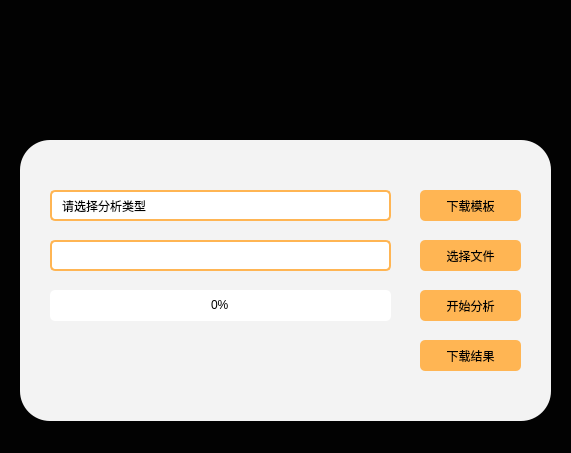
<?xml version="1.0" encoding="UTF-8"?>
<ui version="4.0">
 <class>mainWindow</class>
 <widget class="QMainWindow" name="mainWindow">
  <property name="geometry">
   <rect>
    <x>0</x>
    <y>0</y>
    <width>571</width>
    <height>453</height>
   </rect>
  </property>
  <property name="windowTitle">
   <string>MainWindow</string>
  </property>
  <property name="styleSheet">
   <string notr="true">background-color: rgb(2, 2, 2);</string>
  </property>
  <widget class="QWidget" name="mainWidget">
   <widget class="QWidget" name="centerWidget" native="true">
    <property name="geometry">
     <rect>
      <x>20</x>
      <y>140</y>
      <width>531</width>
      <height>281</height>
     </rect>
    </property>
    <property name="styleSheet">
     <string notr="true">QWidget {
	background-color: rgb(243, 243, 243);
	border-radius:30px;
}
</string>
    </property>
    <widget class="QLineEdit" name="uploadLineEdit">
     <property name="geometry">
      <rect>
       <x>30</x>
       <y>100</y>
       <width>341</width>
       <height>31</height>
      </rect>
     </property>
     <property name="styleSheet">
      <string notr="true">QLineEdit {
	border: 2px solid #ffb553;
	border-radius:5px;
	background-color: rgb(255, 255, 255);
}</string>
     </property>
    </widget>
    <widget class="QProgressBar" name="analysisProgressBar">
     <property name="geometry">
      <rect>
       <x>30</x>
       <y>150</y>
       <width>341</width>
       <height>31</height>
      </rect>
     </property>
     <property name="styleSheet">
      <string notr="true">QProgressBar {
	border-radius:5px;
	border-style: solid;
	background-color: rgb(255, 255, 255);
	text-align: center;
}

QProgressBar::chunk {
	border-radius:5px;
	background-color: rgb(255, 181, 83);
}
</string>
     </property>
     <property name="value">
      <number>0</number>
     </property>
    </widget>
    <widget class="QComboBox" name="templateComboBox">
     <property name="geometry">
      <rect>
       <x>30</x>
       <y>50</y>
       <width>341</width>
       <height>31</height>
      </rect>
     </property>
     <property name="styleSheet">
      <string notr="true">QComboBox {
	background-color: rgb(255, 255, 255);
	border: 2px solid #ffb553;
	border-radius: 5px;
	padding-left: 10px;
	font:16px,微软雅黑;
	color: rgb(0, 0, 0);
}

QComboBox:drop-down {
	border: 0px;
}

QComboBox:on {
	border: 4px solid #ff9900;
}

QComboBox:down-arrow {
	image: url(:/arrow/dropdown.png);
	width: 12px;
	height: 12px;
}


QListView {
	background-color: rgb(255, 255, 255);
	padding: 5px;
	outline: 0px;
	color: rgb(0, 0, 0);
}



</string>
     </property>
     <property name="currentIndex">
      <number>0</number>
     </property>
     <property name="placeholderText">
      <string/>
     </property>
     <item>
      <property name="text">
       <string>请选择分析类型</string>
      </property>
     </item>
     <item>
      <property name="text">
       <string>竞品标题分析</string>
      </property>
     </item>
     <item>
      <property name="text">
       <string>评论内容分析</string>
      </property>
     </item>
     <item>
      <property name="text">
       <string>ABA搜索词分析</string>
      </property>
     </item>
     <item>
      <property name="text">
       <string>搜索词报告分析</string>
      </property>
     </item>
    </widget>
    <widget class="QPushButton" name="uploadFileButton">
     <property name="geometry">
      <rect>
       <x>400</x>
       <y>100</y>
       <width>101</width>
       <height>31</height>
      </rect>
     </property>
     <property name="styleSheet">
      <string notr="true">QPushButton {
	background-color: rgb(255, 181, 83);
	border-radius:5px;
	font:15px,微软雅黑;
	color: rgb(0, 0, 0);
}
QPushButton:hover{
	border: 3px solid #ff9900;
	font:16px,微软雅黑;
	font-weight: bold;
}
</string>
     </property>
     <property name="text">
      <string>选择文件</string>
     </property>
    </widget>
    <widget class="QPushButton" name="downloadResultButton">
     <property name="geometry">
      <rect>
       <x>400</x>
       <y>200</y>
       <width>101</width>
       <height>31</height>
      </rect>
     </property>
     <property name="styleSheet">
      <string notr="true">QPushButton {
	background-color: rgb(255, 181, 83);
	border-radius:5px;
	font:15px,微软雅黑;
	color: rgb(0, 0, 0);
}
QPushButton:hover{
	border: 3px solid #ff9900;
	font:16px,微软雅黑;
	font-weight: bold;
}
</string>
     </property>
     <property name="text">
      <string>下载结果</string>
     </property>
    </widget>
    <widget class="QPushButton" name="downloadTemplateButton">
     <property name="geometry">
      <rect>
       <x>400</x>
       <y>50</y>
       <width>101</width>
       <height>31</height>
      </rect>
     </property>
     <property name="styleSheet">
      <string notr="true">QPushButton {
	background-color: rgb(255, 181, 83);
	border-radius:5px;
	font:15px,微软雅黑;
	color: rgb(0, 0, 0);
}
QPushButton:hover{
	border: 3px solid #ff9900;
	font:16px,微软雅黑;
	font-weight: bold;
}
</string>
     </property>
     <property name="text">
      <string>下载模板</string>
     </property>
    </widget>
    <widget class="QPushButton" name="startAnalysisButton">
     <property name="geometry">
      <rect>
       <x>400</x>
       <y>150</y>
       <width>101</width>
       <height>31</height>
      </rect>
     </property>
     <property name="styleSheet">
      <string notr="true">QPushButton {
	background-color: rgb(255, 181, 83);
	border-radius:5px;
	font:15px,微软雅黑;
	color: rgb(0, 0, 0);
}
QPushButton:hover{
	border: 3px solid #ff9900;
	font:16px,微软雅黑;
	font-weight: bold;
}
</string>
     </property>
     <property name="text">
      <string>开始分析</string>
     </property>
    </widget>
    <zorder>uploadLineEdit</zorder>
    <zorder>analysisProgressBar</zorder>
    <zorder>uploadFileButton</zorder>
    <zorder>downloadResultButton</zorder>
    <zorder>downloadTemplateButton</zorder>
    <zorder>startAnalysisButton</zorder>
    <zorder>templateComboBox</zorder>
   </widget>
   <widget class="QLabel" name="logoLabel">
    <property name="geometry">
     <rect>
      <x>-110</x>
      <y>-90</y>
      <width>491</width>
      <height>331</height>
     </rect>
    </property>
    <property name="styleSheet">
     <string notr="true">image: url(:/company/global.png);
background-color: rgb(2, 2, 2);
</string>
    </property>
    <property name="text">
     <string/>
    </property>
   </widget>
   <zorder>logoLabel</zorder>
   <zorder>centerWidget</zorder>
  </widget>
 </widget>
 <resources>
  <include location="arrow.qrc"/>
  <include location="amazon.qrc"/>
  <include location="amazon.qrc"/>
 </resources>
 <connections/>
</ui>
